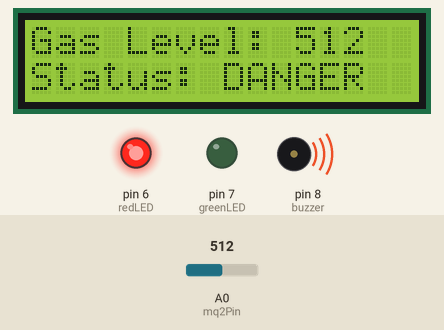
Simulated run of this sketch. Board: Arduino Uno, built with avr-gcc and run on an emulated ATmega328P. Parts: 16×2 character LCD, output pins drawn as LEDs (lit = HIGH), buzzer (waves = sounding, pin HIGH). The test bench sets the inputs (shaded band); at power-on: A0 (mq2Pin) = 512. What the sketch prints to the serial monitor is not drawn.

Above: at 2.7 s.
2.8 s: A0 (mq2Pin) set to 308
At 4.0 s:
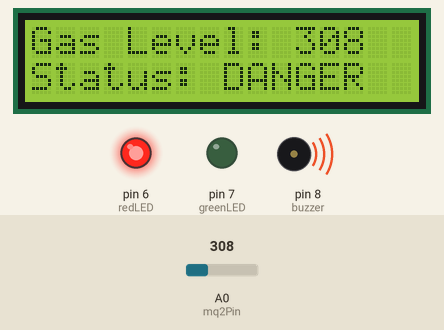
4.7 s: A0 (mq2Pin) set to 293
At 5.9 s:
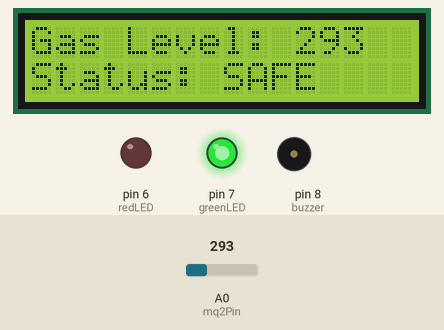
6.2 s: A0 (mq2Pin) set to 306
At 7.2 s:
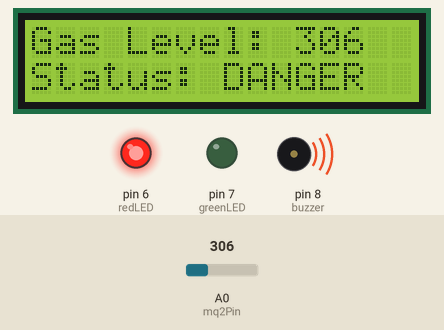
Timing chart, 0 to 9.2 s (numbered marks = the images above; inputs shaded):
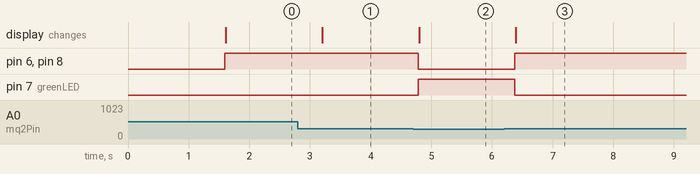

The sketch:

v2_with_16x2_i2c_lcd.ino.ino
```cpp
/*
 * Project: Smoke and Gas Detector Alarm System (v2 - With 16x2 I2C LCD)
 * Author: Aakash Ahirwar
 * Required Library: LiquidCrystal_I2C by Frank de Brabander
 */

#include <Wire.h>
#include <LiquidCrystal_I2C.h>

const int mq2Pin = A0;
const int redLED = 6;
const int greenLED = 7;
const int buzzer = 8;

const int threshold = 300; // Adjust based on testing environment

// Set LCD I2C address to 0x27 (try 0x3F if display stays blank)
LiquidCrystal_I2C lcd(0x27, 16, 2);

void setup() {
  pinMode(redLED, OUTPUT);
  pinMode(greenLED, OUTPUT);
  pinMode(buzzer, OUTPUT);

  lcd.init();
  lcd.backlight();
  lcd.setCursor(0, 0);
  lcd.print("Gas Detector");

  Serial.begin(9600);
  delay(1500);
  lcd.clear();
}

void loop() {
  int gasValue = analogRead(mq2Pin);
  Serial.print("Gas Level: ");
  Serial.println(gasValue);

  lcd.setCursor(0, 0);
  lcd.print("Gas Level: ");
  lcd.print(gasValue);
  lcd.print("   "); // Clears leftover trailing digits

  if (gasValue > threshold) {
    // Smoke/Gas detected
    digitalWrite(redLED, HIGH);
    digitalWrite(greenLED, LOW);
    digitalWrite(buzzer, HIGH);

    lcd.setCursor(0, 1);
    lcd.print("Status: DANGER ");
  } else {
    // Air is clean
    digitalWrite(redLED, LOW);
    digitalWrite(greenLED, HIGH);
    digitalWrite(buzzer, LOW);

    lcd.setCursor(0, 1);
    lcd.print("Status: SAFE   ");
  }

  delay(500);
}
```

Measured:
- the behaviour switches between 301 and 300 on A0 (mq2Pin) (found by bisection; images 1 and 2)
- after the input at 2.8 s, the display: changes after 0.41 s (image 1)
- after the input at 4.7 s, pin 6 (redLED), pin 8 (buzzer): HIGH → LOW after 0.09 s; pin 7 (greenLED): LOW → HIGH after 0.09 s; the display: changes after 0.10 s (image 2)
- after the input at 6.2 s, pin 6 (redLED), pin 8 (buzzer): LOW → HIGH after 0.18 s; pin 7 (greenLED): HIGH → LOW after 0.18 s; the display: changes after 0.19 s (image 3)
